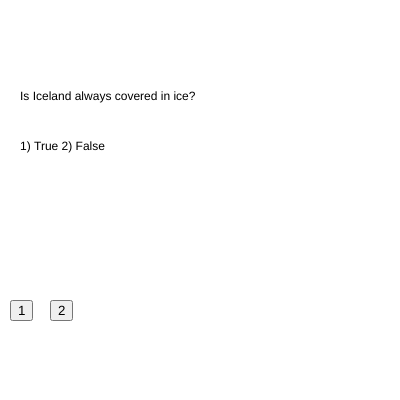
Frame 1 (no input)
Frame 60 (no input): identical to frame 1, image omitted
Frame 120 (the mouse pressed at the canvas centre since frame 60): identical to frame 1, image omitted

The p5.js sketch that drew this single still picture (run headless with seeded random() and noise() and a simulated clock; from frame 60 on, the mouse is pressed at the canvas centre):

// p5.js sketch
// ── sketch.js

var questions = ["Is Iceland always covered in ice?","What ocean lies east of the US?"];
var options = ["1) True 2) False","1) Pacific 2) Eastern 3) Indian 4) Atlantic"];

var answers = [1,3];

var currentOption = -1; //refers to what button the user has pressed

var buttons = [];

var currentQuestion = 0;

var answerText = "";

var showAnswer = false;

var interval = 5000;
var prevMillis = 0;


function setup() {
  // put setup code here
  createCanvas(400,400);

  buttons[0] = createButton("1");
  buttons[0].position(10,300);
  buttons[0].mousePressed(function(){
    currentOption = 0;

  });//end of mousePressed

  buttons[1] = createButton("2");
  buttons[1].position(50,300);
  buttons[1].mousePressed(function(){
    currentOption = 1;

  });//end of mousePressed

  buttons[2] = createButton("3");
  buttons[2].position(100,300);
  buttons[2].mousePressed(function(){
    currentOption = 2;

  });//end of mousePressed

  buttons[3] = createButton("4");
  buttons[3].position(150,300);
  buttons[3].mousePressed(function(){
    currentOption = 3;

  });//end of mousePressed
}

function draw() {
  // put drawing code here
  background(255);

  text(questions[currentQuestion], 20,100);
  text(options[currentQuestion], 20,150);

  if(showAnswer == true){
    text(answerText, 20,200);


    //start timer
    if(millis()-prevMillis > interval){
      prevmillis = millis();
      showAnswer = false;

    }
  }//end of showAnswer == true


  if(currentQuestion == 0){
    buttons[2].hide();
    buttons[3].hide();
  }//hide buttons

  if(currentQuestion == 1){
    buttons[2].show();
    buttons[3].show();
  }//show buttons


  //if currentOptionis not equal to -1
  if(currentOption != -1){
    //do something if current option is not equal to -1
    console.log("currentOption " + currentOption);
    if(currentOption == answers[currentQuestion]){
      //incorrect
      console.log("correct");
      answerText = "correct";
      currentQuestion = currentQuestion + 1
        //if(currentQuestion == 2){
        //currentQuestion = 0;
        //array.length counts how many items are in the imageArray
        //questionslength has 2 items

      if(currentQuestion == questions.length){
        currentQuestion = 0;


      }//setting array limit

    }else{
      console.log("incorrect");
      answerText = "incorrect";

    }//check for correct or incorrect

    currentOption = -1;
    showAnswer = true;
    prevMillis = millis();

  }//end of currentOption != -1




}
